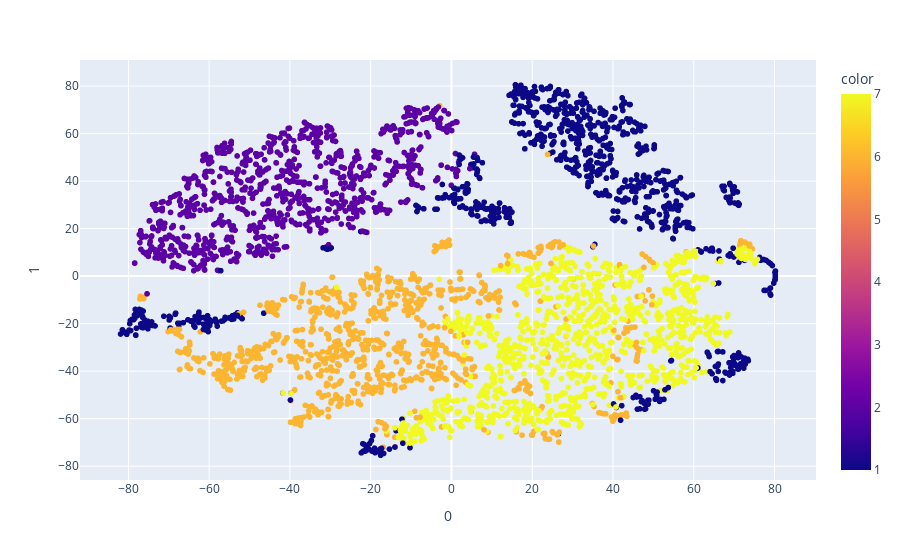

The cell this chart's notebook holds for it:
### Code cell
fig_2d.show()

### Figure 1 — Plotly figure (JSON) as saved in the notebook; plotly's stock layout.template omitted (floating-point values rounded to 4 significant figures; data arrays with more than 128 entries replaced by an {"elided": "..."} marker saying what was removed)
{"data": [{"hovertemplate": "0=%{x}<br>1=%{y}<br>color=%{marker.color}<extra></extra>", "legendgroup": "", "marker": {"color": {"elided": "4340 int values"}, "coloraxis": "coloraxis", "symbol": "circle"}, "mode": "markers", "name": "", "showlegend": false, "type": "scattergl", "x": {"elided": "4340 float values"}, "xaxis": "x", "y": {"elided": "4340 float values"}, "yaxis": "y"}], "layout": {"coloraxis": {"colorbar": {"title": {"text": "color"}}, "colorscale": [[0, "#0d0887"], [0.1111, "#46039f"], [0.2222, "#7201a8"], [0.3333, "#9c179e"], [0.4444, "#bd3786"], [0.5556, "#d8576b"], [0.6667, "#ed7953"], [0.7778, "#fb9f3a"], [0.8889, "#fdca26"], [1, "#f0f921"]]}, "legend": {"tracegroupgap": 0}, "margin": {"t": 60}, "xaxis": {"anchor": "y", "domain": [0, 1], "title": {"text": "0"}}, "yaxis": {"anchor": "x", "domain": [0, 1], "title": {"text": "1"}}}}
